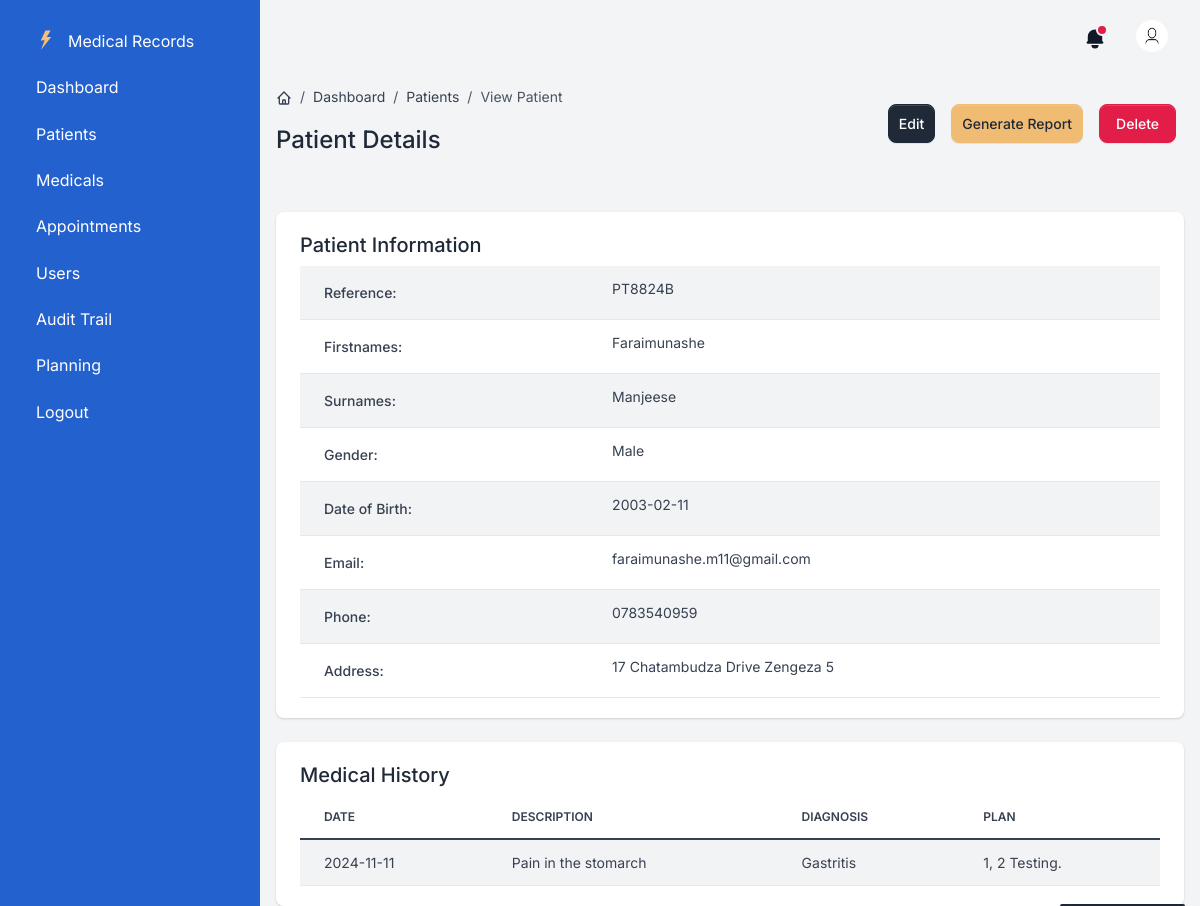
Screenshot of /patients/1 with the database file from the repository.
### app/models.py (models this page shows, shortened)
class Patient(db.Model):
    id = db.Column(db.Integer, primary_key=True)
    reference = db.Column(db.String(20), nullable=False, unique=True)
    firstnames = db.Column(db.String(20), nullable=False)
    surname = db.Column(db.String(20), nullable=False)
    gender = db.Column(db.String(20), nullable=False)
    email = db.Column(db.String(100), nullable=False)
    phone = db.Column(db.String(20), nullable=False)
    address = db.Column(db.String(20), nullable=False)
    dob = db.Column(db.Date, default=date.today)
    created_at = db.Column(db.DateTime(timezone=True), default=datetime.datetime.now)

class MedicalHistory(db.Model):
    id = db.Column(db.Integer, primary_key=True)
    patient_id = db.Column(db.Integer, nullable=False)
    branch_id = db.Column(db.Integer, nullable=False)
    temperature = db.Column(db.Float, nullable=False)
    bp = db.Column(db.String(7), nullable=False)
    description = db.Column(db.Text, nullable=False)
    diagnosis = db.Column(db.Text, nullable=False)
    plan = db.Column(db.Text, nullable=True)
    created_at = db.Column(db.DateTime(timezone=True), default=datetime.datetime.now)

### app/patient.py (the view)
@patients_bp.route('/patients/<int:id>', methods=['GET'])
def view_patient(id):
    patient = Patient.query.get_or_404(id)
    medicals = MedicalHistory.query.filter_by(patient_id=id).all()
    return render_template('patients/view_patient.html', patient=patient, medicals=medicals)

### app/templates/patients/view_patient.html (shortened to what this page needs)
{% extends "base.html" %}
{% block content %}
    <div class="d-flex justify-content-between flex-wrap flex-md-nowrap align-items-center py-4">
        <div class="d-block mb-4 mb-md-0">
            <nav aria-label="breadcrumb" class="d-none d-md-inline-block">
                <ol class="breadcrumb breadcrumb-dark breadcrumb-transparent">
                    <li class="breadcrumb-item">
                        <a href="{{ url_for('dashboard.dashboard') }}">
                        </a>
                    </li>
                    <li class="breadcrumb-item"><a href="{{ url_for('dashboard.dashboard') }}">Dashboard</a></li>
                    <li class="breadcrumb-item"><a href="{{ url_for('patients.patients') }}">Patients</a></li>
                    <li class="breadcrumb-item active" aria-current="page">View Patient</li>
                </ol>
            </nav>
            <h2 class="h4">Patient Details</h2>
        </div>
        <div class="btn-toolbar mb-2 mb-md-0">
            <a href="{{ url_for('patients.update_patient', id=patient.id) }}" class="btn btn-sm btn-gray-800 d-inline-flex align-items-center m-2" >
                Edit
            </a>
            <a href="{{ url_for('reports.generate_pdf', id=patient.id) }}" class="btn btn-sm btn-secondary d-inline-flex align-items-center m-2" >
                Generate Report
            </a>
            <form action="{{ url_for('patients.delete_patient', id=patient.id) }}" method="POST" style="display:inline;">
                <button type="submit" class="btn btn-danger m-2" onclick="return confirm('Are you sure you want to delete this patient?');">Delete</button>
            </form>
        </div>
    </div>
    <div class="card border-0 shadow table-wrapper table-responsive">
        <div class="card-body">
            <h4 class="h5">Patient Information</h4>
            <table class="table table-striped">
                <tbody>
                    <tr> <th>Reference:</th> <td>{{ patient.reference }}</td> </tr>
                    <tr> <th>Firstnames:</th> <td>{{ patient.firstnames }}</td> </tr>
                    <tr> <th>Surnames:</th> <td>{{ patient.surname }}</td> </tr>
                    <tr> <th>Gender:</th> <td>{{ patient.gender }}</td> </tr>
                    <tr> <th>Date of Birth:</th> <td>{{ patient.dob.strftime('%Y-%m-%d') }}</td> </tr>
                    <tr> <th>Email:</th> <td>{{ patient.email }}</td> </tr>
                    <tr> <th>Phone:</th> <td>{{ patient.phone }}</td> </tr>
                    <tr> <th>Address:</th> <td>{{ patient.address }}</td> </tr>
                </body>
    <div class="card border-0 shadow table-wrapper table-responsive mt-4">
        <div class="card-body">
            <h4 class="h5">Medical History</h4>
            {% if medicals %}
                <table class="table table-striped">
                    <thead>
                        <tr>
                            <th>Date</th>
                            <th>Description</th>
                            <th>Diagnosis</th>
                            <th>Plan</th>
                        </tr>
                    </thead>
                    <tbody>
                        {% for record in medicals %}
                            <tr>
                                <td>{{ record.created_at.strftime('%Y-%m-%d') }}</td>
                                <td>{{ record.description }}</td>
                                <td>{{ record.diagnosis }}</td>
                                <td>{{ record.plan }}</td>
                            </tr>
                        {% endfor %}
                    </tbody>
                </table>
            {% else %}
                <div class="alert alert-info" role="alert">
                    No medical history available for this patient.
                </div>
            {% endif %}
        </div>
    </div>
{% endblock %}

### rows the page displays
Patient: reference "PT8824B", firstnames "Faraimunashe", surname "Manjeese", gender "Male", dob "2003-02-11", email "faraimunashe.m11@gmail.com", phone "0783540959", address "17 Chatambudza Drive Zengeza 5"
MedicalHistory: created_at "2024-11-11", description "Pain in the stomarch", diagnosis "Gastritis", plan "1, 2 Testing."
